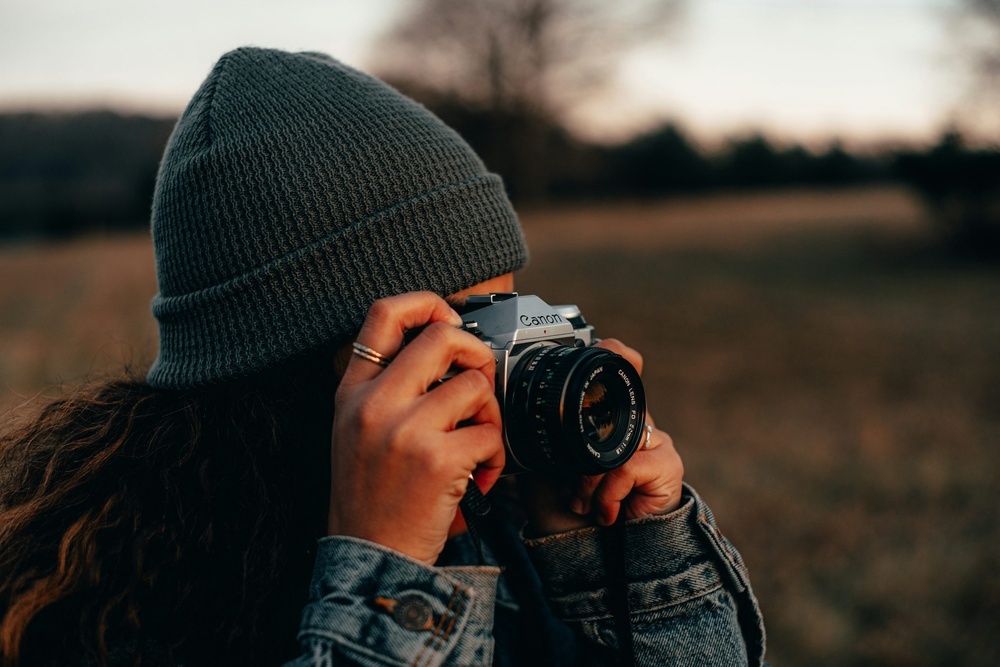
#> input picture opencv1/image1.jpeg, 1000 x 667 px, shrunk from 3000 x 2000 before the run
$ python grayscale.py
#> lines starting #> are read from the running program, lines starting #| are printed output that depends on the picture; pictures that were not available may be replaced by others from this repository, and a replacement may not be noted
#low processing and complexity for grayscale images

import cv2
#cv2 -opencv library
#imread -reads image from file


img = cv2.imread('image1.jpeg',0)
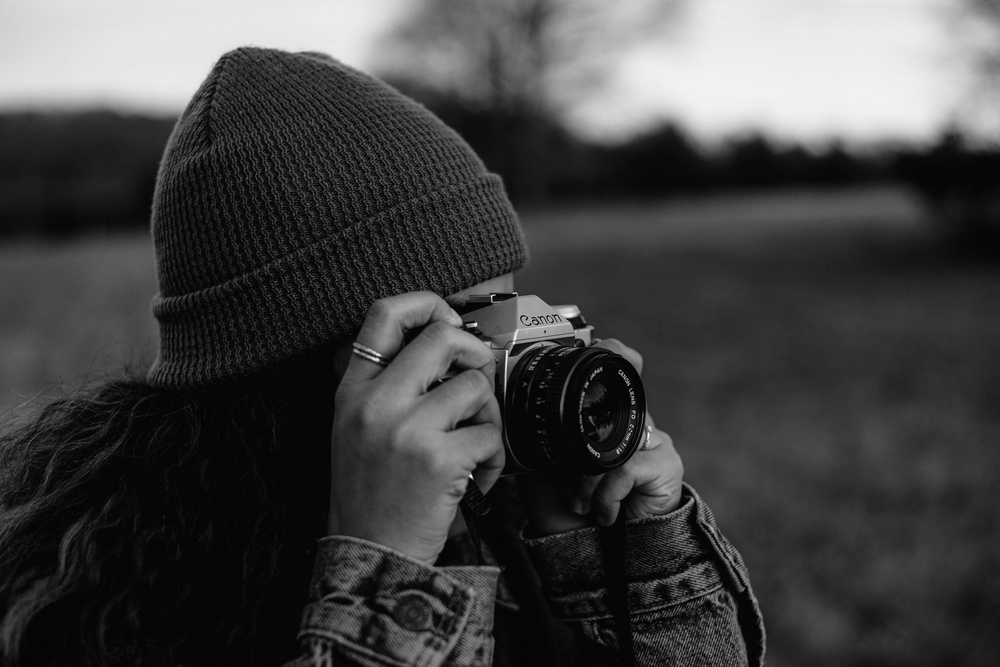
#> img: shape (667, 1000); min 0, max 247, mean 67.3
print("Image Loaded")
cv2.imshow('Window Title',img)
cv2.waitKey(0) # 0 - waits for a key press and 2000 - waits for 2 seconds
cv2.destroyAllWindows() # destroys all the windows and frees the memory
cv2.imwrite('output2.jpeg',img)# writes image to file


img2 = cv2.imread('image2.jpeg',1)
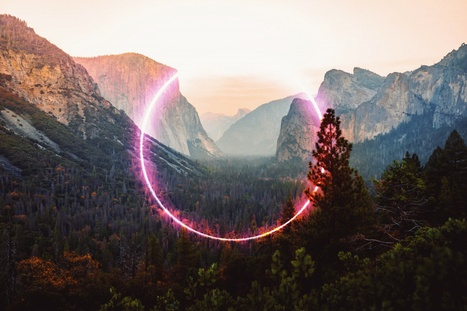
#> input picture opencv1/image2.jpg, 467 x 311 px, shrunk from 1400 x 933 before the run, given in place of image2.jpeg, which was not available
#> img2 is the input picture: shape (311, 467, 3); mean B, G, R 105.8, 107.8, 118.6
print("Image Loaded")
cv2.imshow('Window Title',img2)
cv2.waitKey(0)
cv2.destroyAllWindows()
grey=cv2.cvtColor(img2,cv2.COLOR_BGR2GRAY)
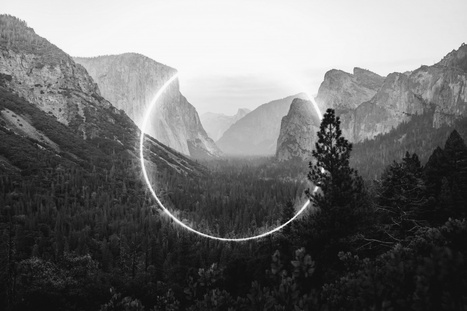
#> grey: shape (311, 467); min 8, max 253, mean 110.8
cv2.imshow('Window Title',grey)
cv2.waitKey(0)
cv2.destroyAllWindows()
cv2.imwrite('output3.jpeg',img2)
